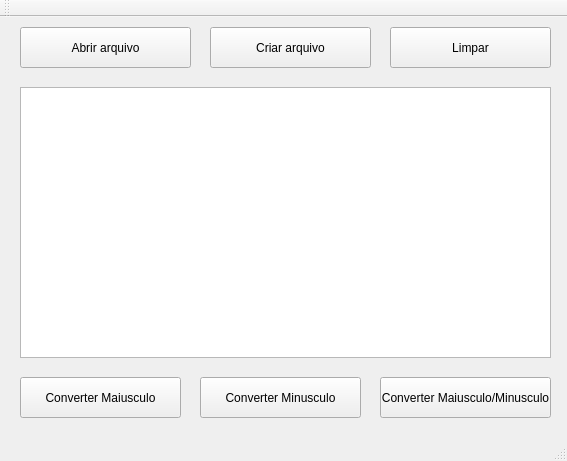
<?xml version="1.0" encoding="UTF-8"?>
<ui version="4.0">
 <class>MainWindow</class>
 <widget class="QMainWindow" name="MainWindow">
  <property name="geometry">
   <rect>
    <x>0</x>
    <y>0</y>
    <width>567</width>
    <height>461</height>
   </rect>
  </property>
  <property name="windowTitle">
   <string>MainWindow</string>
  </property>
  <widget class="QWidget" name="centralWidget">
   <widget class="QPushButton" name="OpenArchive">
    <property name="geometry">
     <rect>
      <x>20</x>
      <y>10</y>
      <width>171</width>
      <height>41</height>
     </rect>
    </property>
    <property name="text">
     <string>Abrir arquivo</string>
    </property>
   </widget>
   <widget class="QPushButton" name="CoverterMaiusculo">
    <property name="geometry">
     <rect>
      <x>20</x>
      <y>360</y>
      <width>161</width>
      <height>41</height>
     </rect>
    </property>
    <property name="text">
     <string>Converter Maiusculo</string>
    </property>
   </widget>
   <widget class="QPushButton" name="Clear">
    <property name="geometry">
     <rect>
      <x>390</x>
      <y>10</y>
      <width>161</width>
      <height>41</height>
     </rect>
    </property>
    <property name="text">
     <string>Limpar</string>
    </property>
   </widget>
   <widget class="QTextEdit" name="textEditSaida">
    <property name="geometry">
     <rect>
      <x>20</x>
      <y>70</y>
      <width>531</width>
      <height>271</height>
     </rect>
    </property>
   </widget>
   <widget class="QPushButton" name="CreateArchive">
    <property name="geometry">
     <rect>
      <x>210</x>
      <y>10</y>
      <width>161</width>
      <height>41</height>
     </rect>
    </property>
    <property name="text">
     <string>Criar arquivo</string>
    </property>
   </widget>
   <widget class="QPushButton" name="CoverterMinusculo">
    <property name="geometry">
     <rect>
      <x>200</x>
      <y>360</y>
      <width>161</width>
      <height>41</height>
     </rect>
    </property>
    <property name="text">
     <string>Converter Minusculo</string>
    </property>
   </widget>
   <widget class="QPushButton" name="CoverterMinusculoMaiusculo">
    <property name="geometry">
     <rect>
      <x>380</x>
      <y>360</y>
      <width>171</width>
      <height>41</height>
     </rect>
    </property>
    <property name="text">
     <string>Converter Maiusculo/Minusculo</string>
    </property>
   </widget>
  </widget>
  <widget class="QMenuBar" name="menuBar">
   <property name="geometry">
    <rect>
     <x>0</x>
     <y>0</y>
     <width>567</width>
     <height>20</height>
    </rect>
   </property>
  </widget>
  <widget class="QToolBar" name="mainToolBar">
   <attribute name="toolBarArea">
    <enum>TopToolBarArea</enum>
   </attribute>
   <attribute name="toolBarBreak">
    <bool>false</bool>
   </attribute>
  </widget>
  <widget class="QStatusBar" name="statusBar"/>
 </widget>
 <layoutdefault spacing="6" margin="11"/>
 <resources/>
 <connections/>
</ui>
